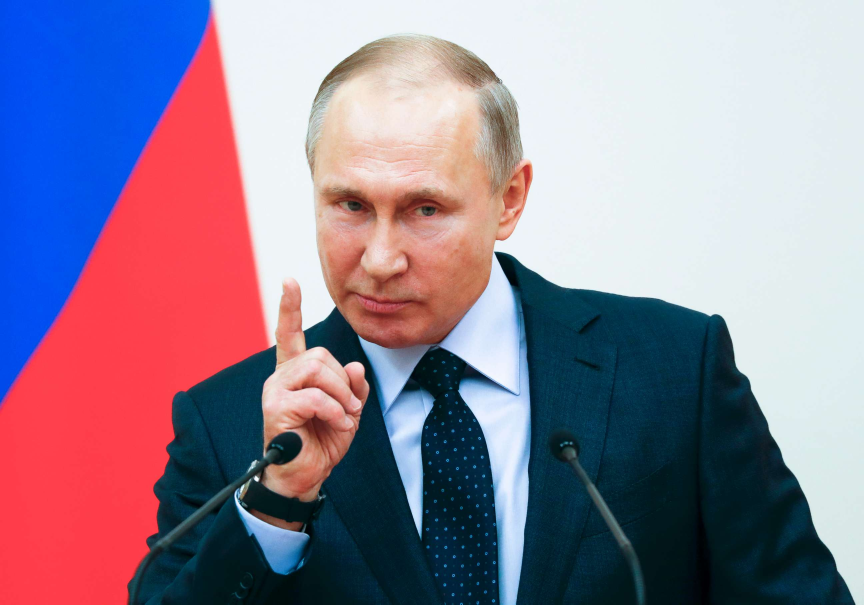
#> input picture model/test_images/putin2.jpg, 2592 x 1813 px (shown at 1/3 size)
$ jupyter execute --allow-errors political_figure_classifier_model.ipynb   (shell and % lines are left out)
#> lines starting #> are read from the running program, lines starting #| are printed output that depends on the picture
[cell 1]
import numpy as np
import cv2
import matplotlib
import seaborn as sn
from matplotlib import pyplot as plt

import os
import shutil

import numpy as np
import pywt
import cv2

from sklearn.svm import SVC
from sklearn.preprocessing import StandardScaler
from sklearn.model_selection import train_test_split
from sklearn.pipeline import Pipeline
from sklearn.metrics import classification_report

from sklearn import svm
from sklearn.ensemble import RandomForestClassifier
from sklearn.linear_model import LogisticRegression
from sklearn.pipeline import make_pipeline
from sklearn.model_selection import GridSearchCV

from sklearn.metrics import confusion_matrix

import joblib
import json

[cell 2]
face_detector=cv2.CascadeClassifier('./opencv/haarcascades/haarcascade_frontalface_default.xml')
eye_dectector = cv2.CascadeClassifier('./opencv/haarcascades/haarcascade_eye.xml')

[cell 3]
def get_cropped_img_if_2_eyes(image_path):
#> called with image_path = './test_images/putin2.jpg'
    img = cv2.imread(image_path)
#> img is the input picture: shape (1813, 2592, 3); mean B, G, R 151.3, 131, 145.6
    if img is None:  # Check if the image was read successfully
        print(f"Warning: Could not read image at {image_path}")
        return None
    gray = cv2.cvtColor(img, cv2.COLOR_BGR2GRAY)
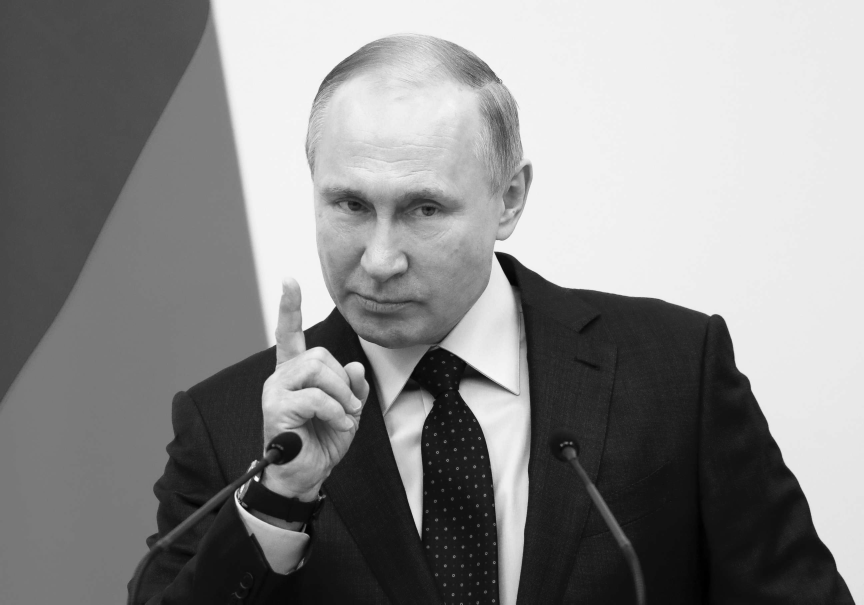
#> gray: shape (1813, 2592) (shown at 1/3 size); min 0, max 255, mean 137.7
    faces = face_detector.detectMultiScale(gray, 1.3, 5)
#> faces = [[862, 404, 582, 582]]
    cropped_faces = []
    for (x, y, w, h) in faces:
        roi_gray = gray[y:y+h, x:x+w]
        roi_colour = img[y:y+h, x:x+w]
        eyes = eye_dectector.detectMultiScale(roi_gray)
        if len(eyes) >= 2:
            cropped_faces.append(roi_colour)
#> this loop made 1 pass
#> pass 1, in get_cropped_img_if_2_eyes, `roi_gray = gray[y:y+h, x:x+w]`:
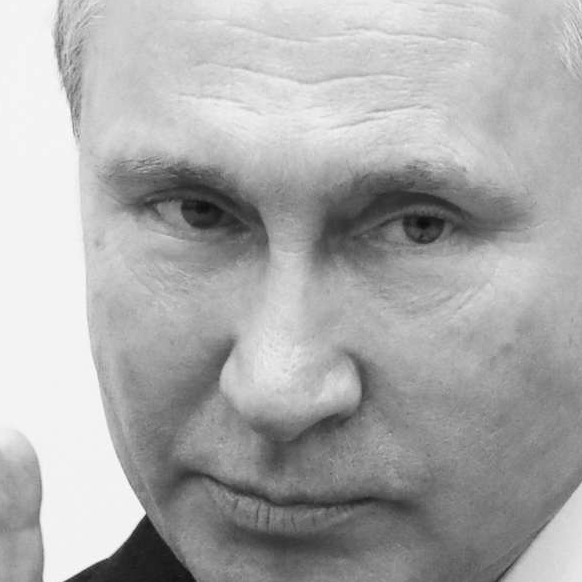
#> roi_gray: shape (582, 582); min 12, max 255, mean 171.3
#> pass 1, in get_cropped_img_if_2_eyes, `roi_colour = img[y:y+h, x:x+w]`:
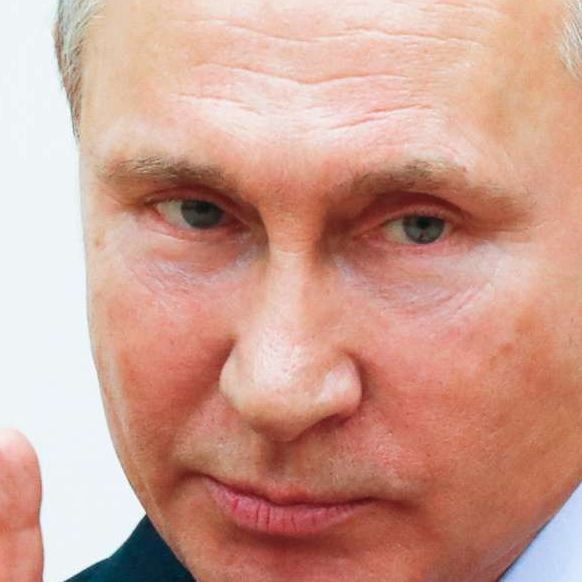
#> roi_colour: shape (582, 582, 3); mean B, G, R 144.7, 158.9, 205.8
#> after the loop, cropped_faces = 1 item
    if len(cropped_faces) > 0:
        return cropped_faces
    return None

[cell 4]
original_img = cv2.imread("./test_images/putin4.jpg")
#> (the rest of this cell did not finish here and is left out)

[cell 5]
cropped_img = get_cropped_img_if_2_eyes("./test_images/putin2.jpg")
#> cropped_img = 1 item
for img in cropped_img:
    plt.imshow(img)
#> this loop made 1 pass

[cell 6]
path_to_data = "./dataset/"
path_to_cr_data = "./dataset/cropped/"

[cell 7]
img_dirs = []
#> (the rest of this cell did not finish here and is left out)

[cell 8]
len(img_dirs)

[cell 9]
if os.path.exists(path_to_cr_data):
    shutil.rmtree(path_to_cr_data)
os.mkdir(path_to_cr_data)

[cell 10]
cropped_image_dirs = []
political_file_names_dict = {}

for img_dir in img_dirs:
    count = 1
    political_name = img_dir.split('/')[-1]
    print(political_name)
    political_file_names_dict[political_name] = []

    for entry in os.scandir(path=img_dir):
        roi_colour_list = get_cropped_img_if_2_eyes(entry.path)
        if roi_colour_list is not None:
            cropped_folder = path_to_cr_data + political_name
            if not os.path.exists(cropped_folder):
                os.makedirs(cropped_folder)
                cropped_image_dirs.append(cropped_folder)
                print("Generating cropped images in folder")
            for image in roi_colour_list:
                cropped_file_name = political_name + str(count) + ".png"
                cropped_file_path = cropped_folder + '/' + cropped_file_name
                cv2.imwrite(cropped_file_path, image)
                political_file_names_dict[political_name].append(cropped_file_path)
                count+=1
print("Finished")

[cell 11]
def w2d(img, mode='haar', level=1):
    inArray = img
    inArray = cv2.cvtColor(inArray, cv2.COLOR_RGB2GRAY)
    inArray = np.float32(inArray)
    inArray /= 255;

    coeffs = pywt.wavedec2(inArray, mode, level=level)
    coeffs_H = list(coeffs)
    coeffs_H[0] *= 0;

    inArray_H = pywt.waverec2(coeffs_H, mode)
    inArray_H *= 255;
    inArray_H = np.uint8(inArray_H)

    return inArray_H

[cell 12]
for image in cropped_img:
    im_har = w2d(image, 'db1', 5)
    plt.figure
    plt.imshow(im_har, cmap='gray')
#> this loop made 1 pass
#> pass 1, in w2d, `inArray = cv2.cvtColor(inArray, cv2.COLOR_RGB2GRAY)`:
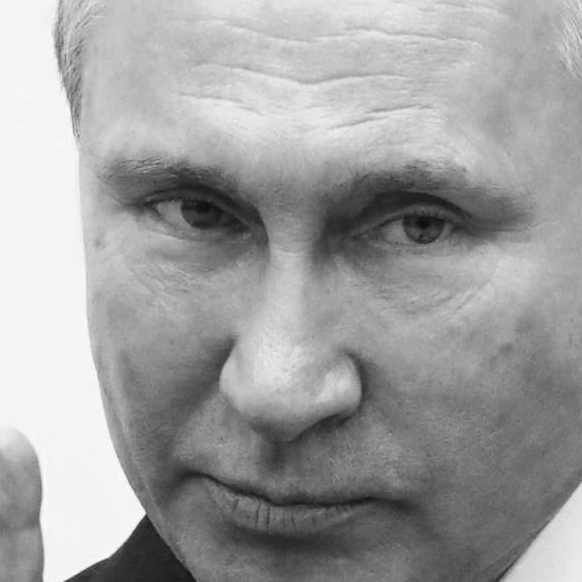
#> inArray: shape (582, 582); min 12, max 255, mean 159.9
#> pass 1, in w2d, `inArray_H = pywt.waverec2(coeffs_H, mode)`:
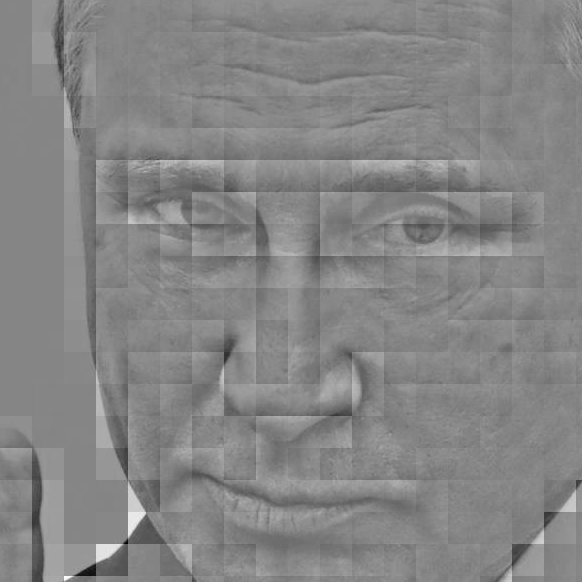
#> inArray_H: shape (582, 582) float32; min -0.725, max 0.659, mean 5.59e-06; drawn with min black and max white
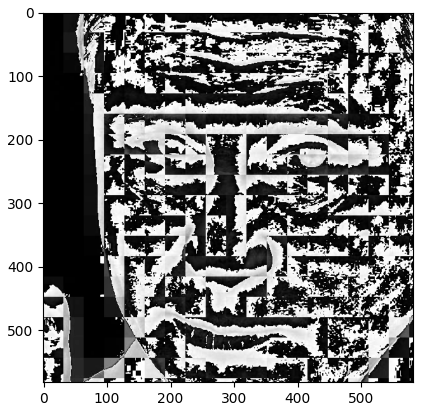
#> figure drawn by matplotlib, 1 panel

[cell 13]
political_file_names_dict = {}
for img_dir in cropped_image_dirs:
    political_name = img_dir.split('/')[-1]
    file_list = []
    for entry in os.scandir(img_dir):
        file_list.append(entry.path)
    political_file_names_dict[political_name] = file_list
political_file_names_dict

[cell 14]
class_dict = {}
count = 0
for political_name in political_file_names_dict.keys():
    class_dict[political_name] = count
    count += 1
class_dict

$ run again, with model/test_images/putin1.jpg copied over model/test_images/putin2.jpg
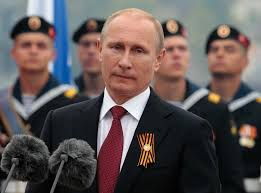
#> input picture model/test_images/putin1.jpg, 261 x 193 px
#> in get_cropped_img_if_2_eyes, img is the input picture: shape (193, 261, 3); mean B, G, R 85.3, 85.8, 96
#> in get_cropped_img_if_2_eyes, `gray = cv2.cvtColor(img, cv2.COLOR_BGR2GRAY)`:
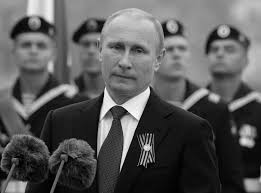
#> gray: shape (193, 261); min 0, max 254, mean 88.8
#> faces = [[8, 27, 51, 51], [93, 25, 66, 66]]
#> the loop in get_cropped_img_if_2_eyes, `for (x, y, w, h) in faces:` made 2 passes
#> (x, y, w, h, eyes) on passes 1 to 2: (8, 27, 51, 51, [[16, 6, 25, 25]]), (93, 25, 66, 66, [[28, 12, 24, 24]])
#> pass 2, in get_cropped_img_if_2_eyes, `roi_colour = img[y:y+h, x:x+w]`:
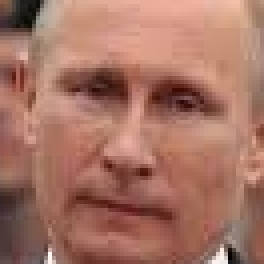
#> roi_colour: shape (66, 66, 3) (shown 4 times larger); mean B, G, R 99.4, 114.7, 165.6
#> after the loop in get_cropped_img_if_2_eyes, `for (x, y, w, h) in faces:`: cropped_faces = []
